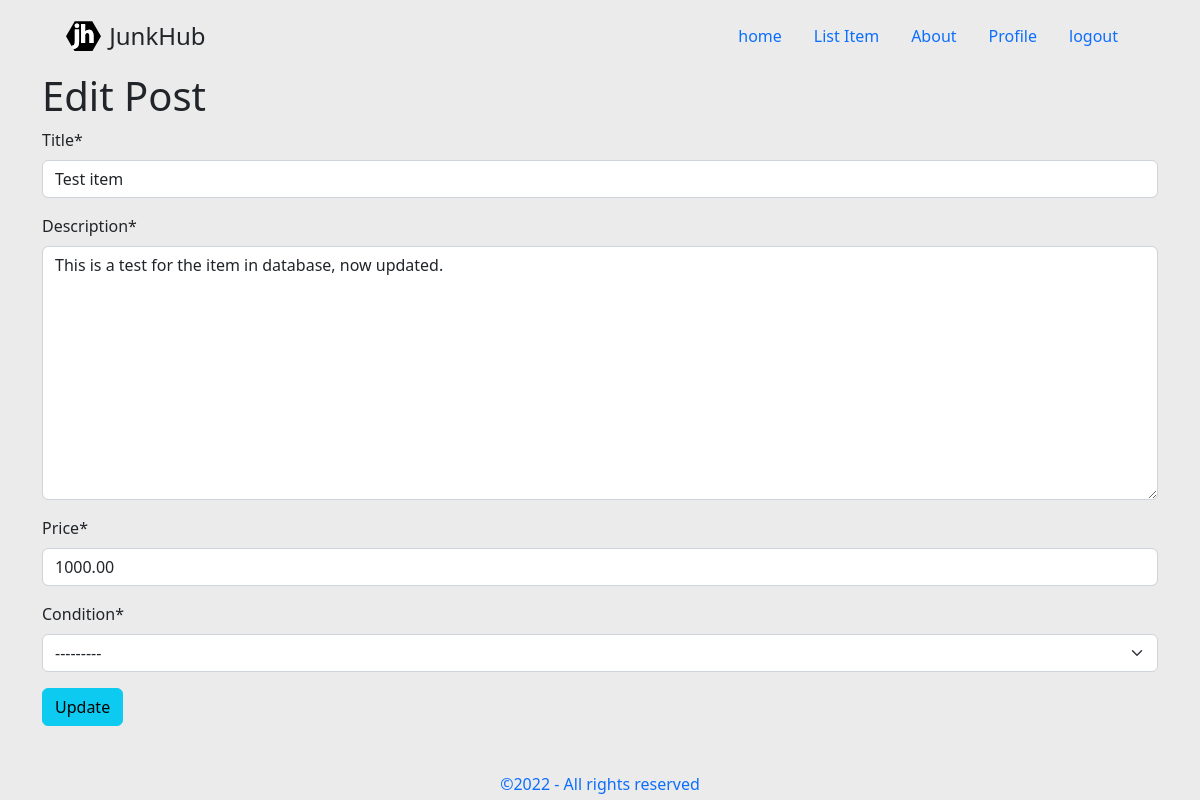
/items/1/edit/ (signed in), run on the app's committed database.
### home/models.py (models this page shows, shortened)
class Item(models.Model):
    CONDITION_CHOICES = [
        ("Brand new condition", "New"),
        ("Near new condition well looked after", "Good"),
        ("Average condition", "OK"),
        ("Poor condition old and well worn", "Bad"),
    ]
    title = models.CharField(max_length=50)
    description = models.TextField(max_length=255)
    price = models.DecimalField(max_digits=6, decimal_places=2)
    condition = models.CharField(choices=CONDITION_CHOICES, max_length=100)
    user = models.ForeignKey(
        settings.AUTH_USER_MODEL,
        on_delete=models.CASCADE,
    )

### home/views.py (the view)
# urls.py: path("items/<int:pk>/edit/", ItemUpdateView.as_view(), name="item_edit"),
class ItemUpdateView(LoginRequiredMixin, UserPassesTestMixin, UpdateView):
    model = Item
    template_name = "home/item_edit.html"
    fields = ["title", "description", "price", "condition"]
    def test_func(self):  # new
        obj = self.get_object()
        return obj.user == self.request.user

### home/templates/home/item_edit.html (shortened to what this page needs)
{% extends 'home/base.html' %}
{% load crispy_forms_tags %}
{% block content %}
    <h1>Edit Post</h1>
    <form action="" method="post">
        {{ form|crispy }}
        <input type="submit" class="btn btn-info ml-2" value="Update">
    </form>
{% endblock content %}

### static/css/main.css (style rules this page uses)
body { background-color: #ebebeb; margin-bottom: 4rem; }

### data on the page
Item: title "Test item", description "This is a test for the item in database, now updated.", price "1000.00", condition "---------"
